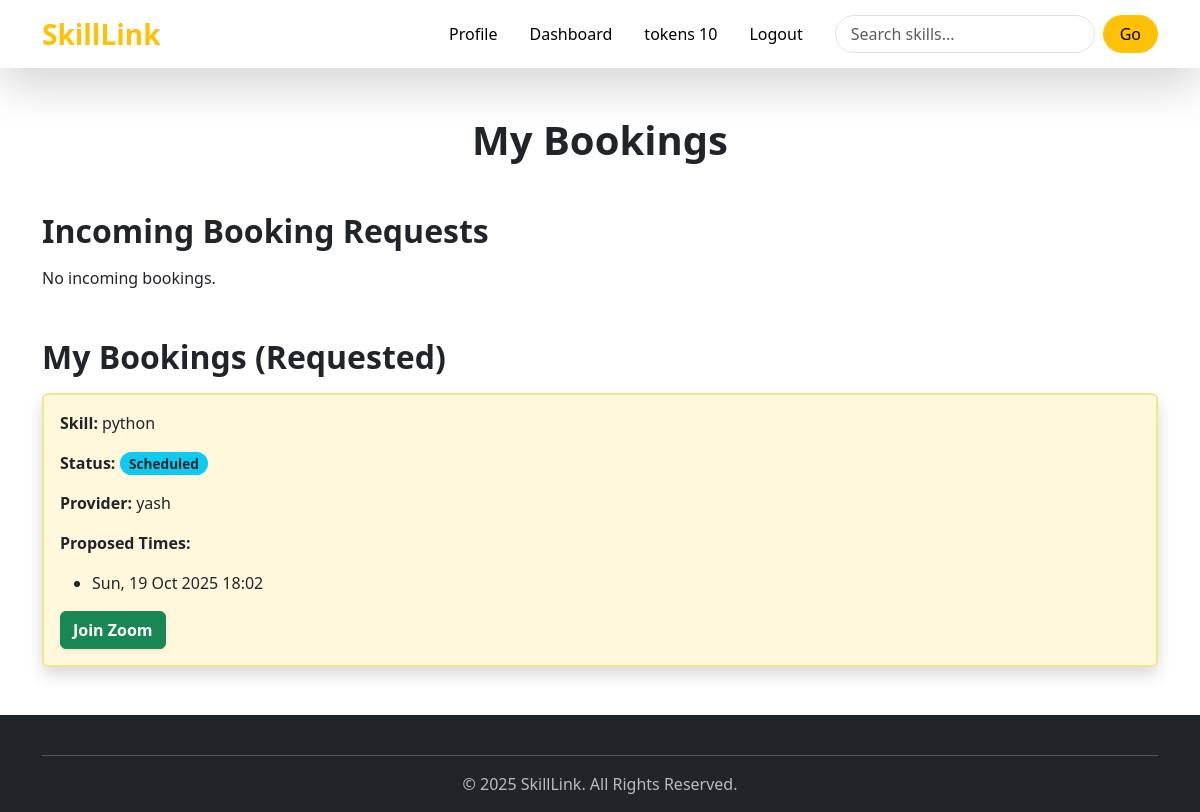
/meetings/ (signed in), run on the app's committed database.
### accounts/models.py (models this page shows, shortened)
class Profile(models.Model):
    user = models.OneToOneField(User, on_delete=models.CASCADE)
    bio = models.CharField(max_length=100 ,blank=True, null=True)
    profile_pic = CloudinaryField('image', default='default.png')
    location = models.CharField(max_length=100, blank=True, null=True)
    languages_spoken = models.CharField(max_length=200, blank=True, null=True)
    experience_level = models.CharField(
        max_length=20,
        choices=[
            ("beginner", "Beginner"),
            ("intermediate", "Intermediate"),
            ("expert", "Expert"),
        ],
        default="beginner"
    )
    tokens_balance = models.PositiveIntegerField(default=0)
    rating = models.FloatField(default=0.0)
    joined_on = models.DateTimeField(auto_now_add=True)
    verified = models.BooleanField(default=False)
    @property
    def token_balance(self):
        totals = Transaction.objects.filter(user=self).values("transaction_type").annotate(total=models.Sum("amount"))
        earned = next((t["total"] for t in totals if t["transaction_type"] == "earned"), 0)
        spent = next((t["total"] for t in totals if t["transaction_type"] == "spent"), 0)
        purchased = next((t["total"] for t in totals if t["transaction_type"] == "purchased"), 0)
        return (purchased + earned) - spent

### mettings/models.py (models this page shows, shortened)
class Booking(models.Model):
    requester = models.ForeignKey(Profile, related_name='bookings_made', on_delete=models.CASCADE)
    provider = models.ForeignKey(Profile, related_name='bookings_received', on_delete=models.CASCADE)
    skill = models.ForeignKey(Skill, on_delete=models.CASCADE)
    status = models.CharField(max_length=10, choices=[
        ('pending','Pending'),
        ('accepted','Accepted'),
        ('rejected','Rejected'),
        ('scheduled','Scheduled'),
        ('cancelled','Cancelled'),
        ('completed','Completed')],
        default='pending'
    )
    tokens_spent = models.PositiveIntegerField(default=0)
    tokens_deducted = models.BooleanField(default=False)
    tokens_scheduled_given = models.BooleanField(default=False)
    tokens_completed_given = models.BooleanField(default=False)
    proposed_time = models.DateTimeField(null=True, blank=True)
    meeting_link = models.URLField(null=True, blank=True)
    host_link = models.URLField(null=True, blank=True)
    requested_at = models.DateTimeField(auto_now_add=True)
    updated_at = models.DateTimeField(auto_now=True)
    meeting_started = models.BooleanField(default=False)
    meeting_started_at = models.DateTimeField(null=True, blank=True)

class BookingHistory(models.Model):
    booking = models.ForeignKey(Booking, related_name="history", on_delete=models.CASCADE)
    proposer = models.ForeignKey(Profile, on_delete=models.CASCADE)
    proposed_time = models.DateTimeField()
    created_at = models.DateTimeField(auto_now_add=True)

### skills/models.py (models this page shows, shortened)
class Skill(models.Model):
    name = models.CharField(max_length=100)
    category = models.CharField(max_length=50, blank=True, null=True)
    skill_icon  =CloudinaryField('image', default='default.png')

### mettings/views.py (the view)
# urls.py: path('', booking_list, name='booking_list'),
@login_required
def booking_list(request):
    profile = request.user.profile
    bookings_received = Booking.objects.filter(provider=profile).order_by('-requested_at')
    bookings_made = Booking.objects.filter(requester=profile).order_by('-requested_at')
    return render(request, "booking_list.html", {
        "bookings_received": bookings_received,
        "bookings_made": bookings_made
    })

### mettings/templates/booking_list.html (shortened to what this page needs)
{% extends 'base.html' %}
{% block content %}
<div class="container mt-5 max-w-4xl">
  <h1 class="text-center mb-5 fw-bold text-dark animate__animated animate__fadeInDown">My Bookings</h1>
  <h2 class="text-dark fw-semibold mb-3 animate__animated animate__fadeInLeft">Incoming Booking Requests</h2>
  {% for booking in bookings_received %}
  <div class="card shadow mb-4 animate__animated animate__fadeInUp"
       style="border:2px solid #F0E68C; background-color:#FFF8DC; transition: transform 0.3s ease;">
    <div class="card-body">
      <p><strong>Skill:</strong> {{ booking.skill.name }}</p>
      <p><strong>Status:</strong> <span class="badge bg-info text-dark">{{ booking.status|capfirst }}</span></p>
      <p><strong>Requester:</strong> {{ booking.requester.user.get_full_name|default:booking.requester.user.username }}</p>
      <p><strong>Proposed Times:</strong></p>
      <ul>
        {% for h in booking.history.all %}
        <li>{{ h.proposed_time|date:"D, d M Y H:i" }}</li>
        {% endfor %}
      </ul>
      <div class="d-flex flex-wrap gap-2 mt-2">
        {% if booking.status == 'pending' %}
          <a href="{% url 'schedule_meeting' booking.id %}" class="btn btn-success fw-bold shadow-sm">Accept & Schedule</a>
          <a href="{% url 'booking_update_status' booking.id 'reject' %}" class="btn btn-danger fw-bold shadow-sm">Reject</a>
        {% elif booking.status == 'scheduled' %}
          {% if booking.provider.user == user %}
            <a href="{% url 'start_meeting' booking.id %}" target="_blank" class="btn btn-primary fw-bold shadow-sm">Start Zoom</a>
          {% elif booking.requester.user == user %}
            {% if booking.meeting_started %}
              <a href="{{ booking.meeting_link }}" target="_blank" class="btn btn-success fw-bold shadow-sm">Join Zoom</a>
            {% else %}
              <p class="text-dark fw-semibold">Waiting for host to start the meeting...</p>
            {% endif %}
          {% endif %}
        {% endif %}
      </div>
    </div>
  </div>
  {% empty %}
  <p class="text-dark mb-4">No incoming bookings.</p>
  {% endfor %}
  <h2 class="text-dark fw-semibold mb-3 mt-5 animate__animated animate__fadeInLeft">My Bookings (Requested)</h2>
  {% for booking in bookings_made %}
  <div class="card shadow mb-4 animate__animated animate__fadeInUp"
       style="border:2px solid #F0E68C; background-color:#FFF8DC; transition: transform 0.3s ease;">
    <div class="card-body">
      <p><strong>Skill:</strong> {{ booking.skill.name }}</p>
      <p><strong>Status:</strong> <span class="badge bg-info text-dark">{{ booking.status|capfirst }}</span></p>
      <p><strong>Provider:</strong> {{ booking.provider.user.get_full_name|default:booking.provider.user.username }}</p>
      <p><strong>Proposed Times:</strong></p>
      <ul>
        {% for h in booking.history.all %}
        <li>{{ h.proposed_time|date:"D, d M Y H:i" }}</li>
        {% endfor %}
      </ul>
      <div class="d-flex flex-wrap gap-2 mt-2">
        {% if booking.status == 'pending' %}
          <a href="{% url 'booking_update_status' booking.id 'cancel' %}" class="btn btn-warning fw-bold shadow-sm">Cancel</a>
        {% elif booking.status == 'scheduled' %}
          {% if booking.requester.user == user %}
            {% if booking.meeting_started %}
              <a href="{{ booking.meeting_link }}" target="_blank" class="btn btn-success fw-bold shadow-sm">Join Zoom</a>
            {% else %}
              <p class="text-dark fw-semibold">Waiting for host to start the meeting...</p>
            {% endif %}
          {% endif %}
        {% endif %}
      </div>
    </div>
  </div>
  {% empty %}
  <p class="text-dark">No bookings made yet.</p>
  {% endfor %}
</div>
<link rel="stylesheet" href="https://cdnjs.cloudflare.com/ajax/libs/animate.css/4.1.1/animate.min.css"/>
{% endblock %}

### templates/base.html (shortened to what this page needs)
<!DOCTYPE html>
<html lang="en">
<head>
  <link href="https://cdn.jsdelivr.net/npm/bootstrap@5.3.3/dist/css/bootstrap.min.css" rel="stylesheet">
</head>
<body>
  <nav class="navbar navbar-expand-lg navbar-dark bg-gradient shadow-lg sticky-top">
    <div class="container">
      <a class="navbar-brand fw-bold fs-3 text-warning" href="{% url 'index' %}">SkillLink</a>
      <div class="collapse navbar-collapse" id="navbarNav">
        <ul class="navbar-nav ms-auto align-items-center">
          <li class="nav-item mx-2">
          {% if user.is_authenticated %}
          <li class="nav-item mx-2">
            <a class="nav-link position-relative" href="{% url 'profile' %}">
              Profile
            </a>
          </li>
          <li class="nav-item mx-2">
            <a class="nav-link position-relative" href="{% url 'dashboard' %}">
              Dashboard
            </a>
          </li>
          <li class="nav-item mx-2">
            <a class="nav-link position-relative" href="{% url 'token_balance' %}">
              tokens {{ user.profile.token_balance }}
            </a>
          </li>
            <li class="nav-item mx-2">
              <a class="nav-link" href="{% url 'logout' %}">Logout</a>
            </li>
          {% endif %}
        </ul>
        <form class="d-flex ms-lg-3 mt-3 mt-lg-0" method="GET" action="{% url 'skill_list' %}">
          <input class="form-control me-2 rounded-pill search-input" type="search" placeholder="Search skills..."
                 aria-label="Search" name="q">
          <button class="btn btn-warning rounded-pill px-3" type="submit">Go</button>
        </form>
      </div>
    </div>
  </nav>
  <main>
    {% block content %}{% endblock %}
  </main>
  <footer class="bg-dark text-white pt-4 pb-3 mt-5">
    <div class="container text-center">
      <hr class="border-light">
      <a class="footer-link mx-3">
      &copy; 2025 SkillLink. All Rights Reserved.
      </a>
    </div>
  </footer>
</body>
</html>

### templates/base.html (style rules this page uses)
.navbar.bg-gradient { background: linear-gradient(90deg, #071129 0%, #1c1f3a 100%); transition: all 0.3s ease; }
.nav-link { position: relative; font-weight: 500; color: #000000ff !important; transition: color 0.3s ease; }
.search-input { border-radius: 50px; padding-left: 15px; transition: all 0.3s ease; }
.footer-link { color: #bbb; text-decoration: none; transition: color 0.3s; }

### mettings/templates/booking_list.html (style rules this page uses)
.btn { transition: transform 0.3s ease, box-shadow 0.3s ease; }
.badge { font-size: 0.85rem; border-radius: 12px; padding: 0.35em 0.7em; transition: transform 0.2s ease, box-shadow 0.2s ease; }
.animate__animated { --animate-duration: 0.8s; }

### data on the page
Booking: skill.name "python", status "Scheduled", provider.user.get_full_name "yash"
BookingHistory: proposed_time "Sun, 19 Oct 2025 18:02"

### other printed values
{{ user.profile.token_balance }} "10"
